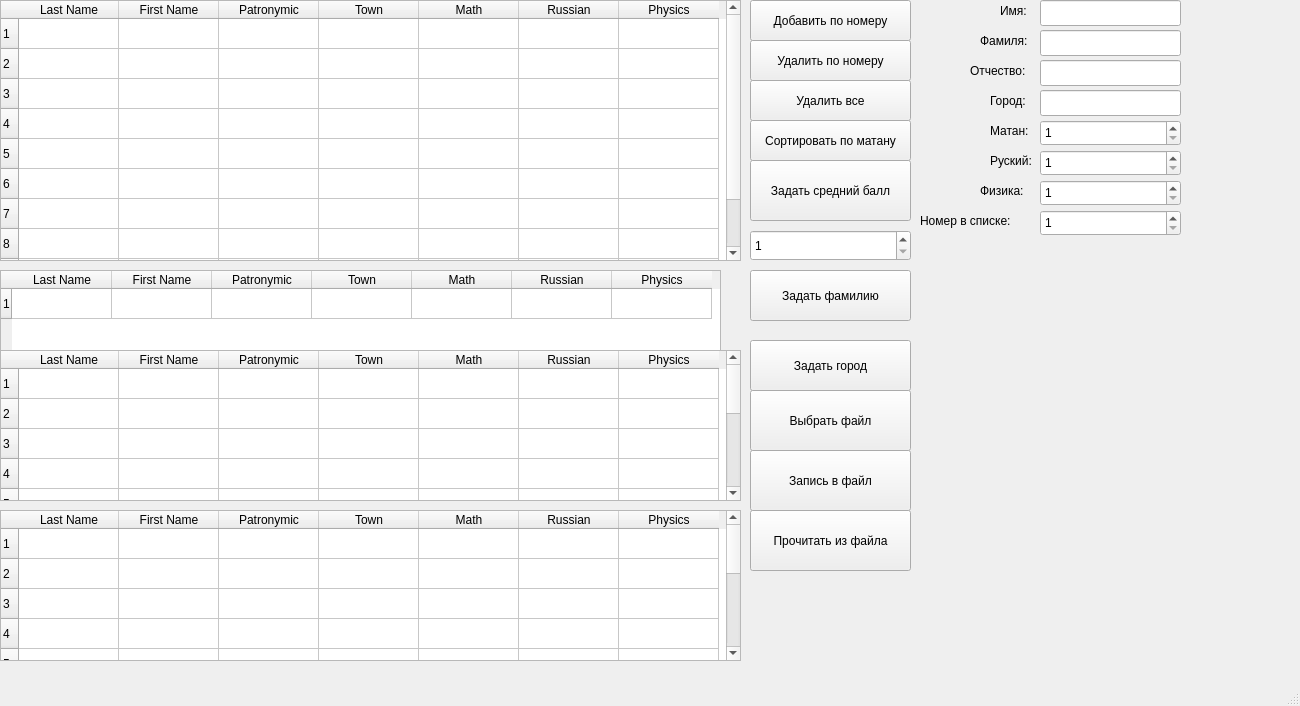
<?xml version="1.0" encoding="UTF-8"?>
<ui version="4.0">
 <class>MainWindow</class>
 <widget class="QMainWindow" name="MainWindow">
  <property name="geometry">
   <rect>
    <x>0</x>
    <y>0</y>
    <width>1300</width>
    <height>706</height>
   </rect>
  </property>
  <property name="windowTitle">
   <string>MainWindow</string>
  </property>
  <widget class="QWidget" name="centralwidget">
   <widget class="QTableWidget" name="tableWidget">
    <property name="geometry">
     <rect>
      <x>0</x>
      <y>0</y>
      <width>741</width>
      <height>261</height>
     </rect>
    </property>
    <property name="minimumSize">
     <size>
      <width>631</width>
      <height>0</height>
     </size>
    </property>
    <property name="maximumSize">
     <size>
      <width>16777215</width>
      <height>16777215</height>
     </size>
    </property>
    <row>
     <property name="text">
      <string>1</string>
     </property>
    </row>
    <row>
     <property name="text">
      <string>2</string>
     </property>
    </row>
    <row>
     <property name="text">
      <string>3</string>
     </property>
    </row>
    <row>
     <property name="text">
      <string>4</string>
     </property>
    </row>
    <row>
     <property name="text">
      <string>5</string>
     </property>
    </row>
    <row>
     <property name="text">
      <string>6</string>
     </property>
    </row>
    <row>
     <property name="text">
      <string>7</string>
     </property>
    </row>
    <row>
     <property name="text">
      <string>8</string>
     </property>
    </row>
    <row>
     <property name="text">
      <string>9</string>
     </property>
    </row>
    <row>
     <property name="text">
      <string>10</string>
     </property>
    </row>
    <column>
     <property name="text">
      <string>Last Name</string>
     </property>
    </column>
    <column>
     <property name="text">
      <string>First Name</string>
     </property>
    </column>
    <column>
     <property name="text">
      <string>Patronymic</string>
     </property>
    </column>
    <column>
     <property name="text">
      <string>Town</string>
     </property>
    </column>
    <column>
     <property name="text">
      <string>Math</string>
     </property>
    </column>
    <column>
     <property name="text">
      <string>Russian</string>
     </property>
    </column>
    <column>
     <property name="text">
      <string>Physics</string>
     </property>
    </column>
   </widget>
   <widget class="QLabel" name="label_6">
    <property name="geometry">
     <rect>
      <x>980</x>
      <y>180</y>
      <width>61</width>
      <height>21</height>
     </rect>
    </property>
    <property name="text">
     <string>Физика:</string>
    </property>
   </widget>
   <widget class="QLabel" name="label_7">
    <property name="geometry">
     <rect>
      <x>920</x>
      <y>210</y>
      <width>121</width>
      <height>21</height>
     </rect>
    </property>
    <property name="text">
     <string>Номер в списке:</string>
    </property>
   </widget>
   <widget class="QLabel" name="label_2">
    <property name="geometry">
     <rect>
      <x>990</x>
      <y>120</y>
      <width>51</width>
      <height>21</height>
     </rect>
    </property>
    <property name="text">
     <string>Матан:</string>
    </property>
   </widget>
   <widget class="QSpinBox" name="Math">
    <property name="geometry">
     <rect>
      <x>1040</x>
      <y>120</y>
      <width>141</width>
      <height>26</height>
     </rect>
    </property>
    <property name="minimum">
     <number>1</number>
    </property>
    <property name="maximum">
     <number>10</number>
    </property>
   </widget>
   <widget class="QLabel" name="label_3">
    <property name="geometry">
     <rect>
      <x>990</x>
      <y>150</y>
      <width>51</width>
      <height>21</height>
     </rect>
    </property>
    <property name="text">
     <string>Руский:</string>
    </property>
   </widget>
   <widget class="QPushButton" name="AppointInfo">
    <property name="geometry">
     <rect>
      <x>750</x>
      <y>0</y>
      <width>161</width>
      <height>41</height>
     </rect>
    </property>
    <property name="text">
     <string>Добавить по номеру</string>
    </property>
   </widget>
   <widget class="QPushButton" name="DeleteAll">
    <property name="geometry">
     <rect>
      <x>750</x>
      <y>80</y>
      <width>161</width>
      <height>41</height>
     </rect>
    </property>
    <property name="text">
     <string>Удалить все</string>
    </property>
   </widget>
   <widget class="QPushButton" name="Sort">
    <property name="geometry">
     <rect>
      <x>750</x>
      <y>120</y>
      <width>161</width>
      <height>41</height>
     </rect>
    </property>
    <property name="text">
     <string>Сортировать по матану</string>
    </property>
   </widget>
   <widget class="QSpinBox" name="Physics">
    <property name="geometry">
     <rect>
      <x>1040</x>
      <y>180</y>
      <width>141</width>
      <height>26</height>
     </rect>
    </property>
    <property name="minimum">
     <number>1</number>
    </property>
    <property name="maximum">
     <number>10</number>
    </property>
   </widget>
   <widget class="QSpinBox" name="Russian">
    <property name="geometry">
     <rect>
      <x>1040</x>
      <y>150</y>
      <width>141</width>
      <height>26</height>
     </rect>
    </property>
    <property name="minimum">
     <number>1</number>
    </property>
    <property name="maximum">
     <number>10</number>
    </property>
   </widget>
   <widget class="QSpinBox" name="spinBox_pos">
    <property name="geometry">
     <rect>
      <x>1040</x>
      <y>210</y>
      <width>141</width>
      <height>26</height>
     </rect>
    </property>
    <property name="minimum">
     <number>1</number>
    </property>
   </widget>
   <widget class="QLineEdit" name="lineEdit">
    <property name="geometry">
     <rect>
      <x>1040</x>
      <y>0</y>
      <width>141</width>
      <height>26</height>
     </rect>
    </property>
    <property name="maxLength">
     <number>20</number>
    </property>
   </widget>
   <widget class="QLabel" name="label">
    <property name="geometry">
     <rect>
      <x>1000</x>
      <y>0</y>
      <width>41</width>
      <height>21</height>
     </rect>
    </property>
    <property name="text">
     <string>Имя:</string>
    </property>
   </widget>
   <widget class="QPushButton" name="DeleteInfo">
    <property name="geometry">
     <rect>
      <x>750</x>
      <y>40</y>
      <width>161</width>
      <height>41</height>
     </rect>
    </property>
    <property name="text">
     <string>Удалить по номеру</string>
    </property>
   </widget>
   <widget class="QLabel" name="label_8">
    <property name="geometry">
     <rect>
      <x>980</x>
      <y>30</y>
      <width>61</width>
      <height>21</height>
     </rect>
    </property>
    <property name="text">
     <string>Фамиля:</string>
    </property>
   </widget>
   <widget class="QLineEdit" name="lineEdit_2">
    <property name="geometry">
     <rect>
      <x>1040</x>
      <y>30</y>
      <width>141</width>
      <height>26</height>
     </rect>
    </property>
    <property name="maxLength">
     <number>20</number>
    </property>
   </widget>
   <widget class="QLineEdit" name="lineEdit_3">
    <property name="geometry">
     <rect>
      <x>1040</x>
      <y>60</y>
      <width>141</width>
      <height>26</height>
     </rect>
    </property>
    <property name="maxLength">
     <number>20</number>
    </property>
   </widget>
   <widget class="QLabel" name="label_9">
    <property name="geometry">
     <rect>
      <x>970</x>
      <y>60</y>
      <width>71</width>
      <height>21</height>
     </rect>
    </property>
    <property name="text">
     <string>Отчество:</string>
    </property>
   </widget>
   <widget class="QLabel" name="label_10">
    <property name="geometry">
     <rect>
      <x>990</x>
      <y>90</y>
      <width>51</width>
      <height>21</height>
     </rect>
    </property>
    <property name="text">
     <string>Город:</string>
    </property>
   </widget>
   <widget class="QLineEdit" name="lineEdit_4">
    <property name="geometry">
     <rect>
      <x>1040</x>
      <y>90</y>
      <width>141</width>
      <height>26</height>
     </rect>
    </property>
    <property name="maxLength">
     <number>20</number>
    </property>
   </widget>
   <widget class="QSpinBox" name="AverageMark">
    <property name="geometry">
     <rect>
      <x>750</x>
      <y>230</y>
      <width>161</width>
      <height>31</height>
     </rect>
    </property>
    <property name="minimum">
     <number>1</number>
    </property>
    <property name="maximum">
     <number>9</number>
    </property>
   </widget>
   <widget class="QPushButton" name="AppointAverageMark">
    <property name="geometry">
     <rect>
      <x>750</x>
      <y>160</y>
      <width>161</width>
      <height>61</height>
     </rect>
    </property>
    <property name="text">
     <string>Задать средний балл</string>
    </property>
   </widget>
   <widget class="QTableWidget" name="tableWidget_2">
    <property name="geometry">
     <rect>
      <x>0</x>
      <y>270</y>
      <width>721</width>
      <height>121</height>
     </rect>
    </property>
    <property name="minimumSize">
     <size>
      <width>631</width>
      <height>0</height>
     </size>
    </property>
    <property name="maximumSize">
     <size>
      <width>16777215</width>
      <height>16777215</height>
     </size>
    </property>
    <row>
     <property name="text">
      <string>1</string>
     </property>
    </row>
    <column>
     <property name="text">
      <string>Last Name</string>
     </property>
    </column>
    <column>
     <property name="text">
      <string>First Name</string>
     </property>
    </column>
    <column>
     <property name="text">
      <string>Patronymic</string>
     </property>
    </column>
    <column>
     <property name="text">
      <string>Town</string>
     </property>
    </column>
    <column>
     <property name="text">
      <string>Math</string>
     </property>
    </column>
    <column>
     <property name="text">
      <string>Russian</string>
     </property>
    </column>
    <column>
     <property name="text">
      <string>Physics</string>
     </property>
    </column>
   </widget>
   <widget class="QPushButton" name="AppointLastName">
    <property name="geometry">
     <rect>
      <x>750</x>
      <y>270</y>
      <width>161</width>
      <height>51</height>
     </rect>
    </property>
    <property name="text">
     <string>Задать фамилию</string>
    </property>
   </widget>
   <widget class="QTableWidget" name="tableWidget_3">
    <property name="geometry">
     <rect>
      <x>0</x>
      <y>350</y>
      <width>741</width>
      <height>151</height>
     </rect>
    </property>
    <property name="minimumSize">
     <size>
      <width>631</width>
      <height>0</height>
     </size>
    </property>
    <property name="maximumSize">
     <size>
      <width>16777215</width>
      <height>16777215</height>
     </size>
    </property>
    <row>
     <property name="text">
      <string>1</string>
     </property>
    </row>
    <row>
     <property name="text">
      <string>2</string>
     </property>
    </row>
    <row>
     <property name="text">
      <string>3</string>
     </property>
    </row>
    <row>
     <property name="text">
      <string>4</string>
     </property>
    </row>
    <row>
     <property name="text">
      <string>5</string>
     </property>
    </row>
    <row>
     <property name="text">
      <string>6</string>
     </property>
    </row>
    <row>
     <property name="text">
      <string>7</string>
     </property>
    </row>
    <row>
     <property name="text">
      <string>8</string>
     </property>
    </row>
    <row>
     <property name="text">
      <string>9</string>
     </property>
    </row>
    <row>
     <property name="text">
      <string>10</string>
     </property>
    </row>
    <column>
     <property name="text">
      <string>Last Name</string>
     </property>
    </column>
    <column>
     <property name="text">
      <string>First Name</string>
     </property>
    </column>
    <column>
     <property name="text">
      <string>Patronymic</string>
     </property>
    </column>
    <column>
     <property name="text">
      <string>Town</string>
     </property>
    </column>
    <column>
     <property name="text">
      <string>Math</string>
     </property>
    </column>
    <column>
     <property name="text">
      <string>Russian</string>
     </property>
    </column>
    <column>
     <property name="text">
      <string>Physics</string>
     </property>
    </column>
   </widget>
   <widget class="QPushButton" name="AppointTown">
    <property name="geometry">
     <rect>
      <x>750</x>
      <y>340</y>
      <width>161</width>
      <height>51</height>
     </rect>
    </property>
    <property name="text">
     <string>Задать город</string>
    </property>
   </widget>
   <widget class="QTableWidget" name="tableWidget_4">
    <property name="geometry">
     <rect>
      <x>0</x>
      <y>510</y>
      <width>741</width>
      <height>151</height>
     </rect>
    </property>
    <property name="minimumSize">
     <size>
      <width>631</width>
      <height>0</height>
     </size>
    </property>
    <property name="maximumSize">
     <size>
      <width>16777215</width>
      <height>16777215</height>
     </size>
    </property>
    <row>
     <property name="text">
      <string>1</string>
     </property>
    </row>
    <row>
     <property name="text">
      <string>2</string>
     </property>
    </row>
    <row>
     <property name="text">
      <string>3</string>
     </property>
    </row>
    <row>
     <property name="text">
      <string>4</string>
     </property>
    </row>
    <row>
     <property name="text">
      <string>5</string>
     </property>
    </row>
    <row>
     <property name="text">
      <string>6</string>
     </property>
    </row>
    <row>
     <property name="text">
      <string>7</string>
     </property>
    </row>
    <row>
     <property name="text">
      <string>8</string>
     </property>
    </row>
    <row>
     <property name="text">
      <string>9</string>
     </property>
    </row>
    <row>
     <property name="text">
      <string>10</string>
     </property>
    </row>
    <column>
     <property name="text">
      <string>Last Name</string>
     </property>
    </column>
    <column>
     <property name="text">
      <string>First Name</string>
     </property>
    </column>
    <column>
     <property name="text">
      <string>Patronymic</string>
     </property>
    </column>
    <column>
     <property name="text">
      <string>Town</string>
     </property>
    </column>
    <column>
     <property name="text">
      <string>Math</string>
     </property>
    </column>
    <column>
     <property name="text">
      <string>Russian</string>
     </property>
    </column>
    <column>
     <property name="text">
      <string>Physics</string>
     </property>
    </column>
   </widget>
   <widget class="QPushButton" name="ChooseFile">
    <property name="geometry">
     <rect>
      <x>750</x>
      <y>390</y>
      <width>161</width>
      <height>61</height>
     </rect>
    </property>
    <property name="text">
     <string>Выбрать файл</string>
    </property>
   </widget>
   <widget class="QPushButton" name="WriteFile">
    <property name="geometry">
     <rect>
      <x>750</x>
      <y>450</y>
      <width>161</width>
      <height>61</height>
     </rect>
    </property>
    <property name="text">
     <string>Запись в файл</string>
    </property>
   </widget>
   <widget class="QPushButton" name="ReadFile">
    <property name="geometry">
     <rect>
      <x>750</x>
      <y>510</y>
      <width>161</width>
      <height>61</height>
     </rect>
    </property>
    <property name="text">
     <string>Прочитать из файла</string>
    </property>
   </widget>
  </widget>
  <widget class="QMenuBar" name="menubar">
   <property name="geometry">
    <rect>
     <x>0</x>
     <y>0</y>
     <width>1300</width>
     <height>26</height>
    </rect>
   </property>
  </widget>
  <widget class="QStatusBar" name="statusbar"/>
 </widget>
 <resources/>
 <connections/>
</ui>
